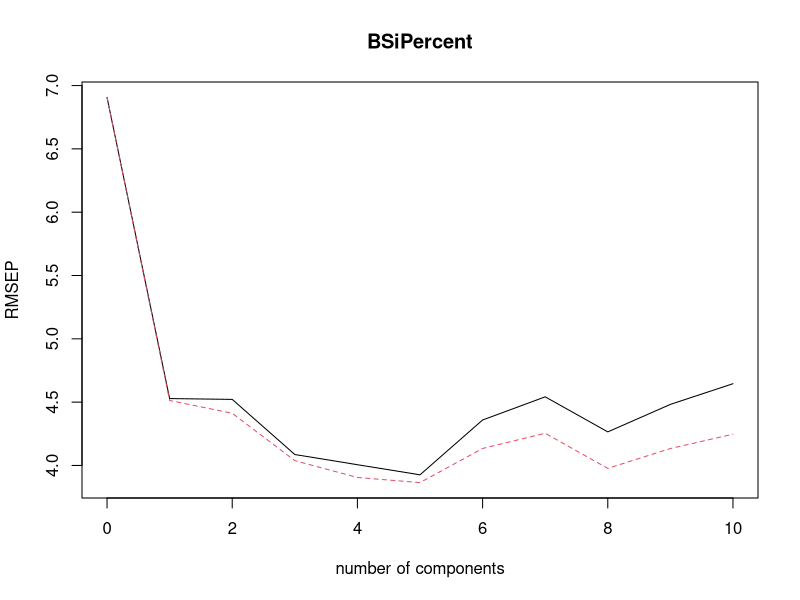
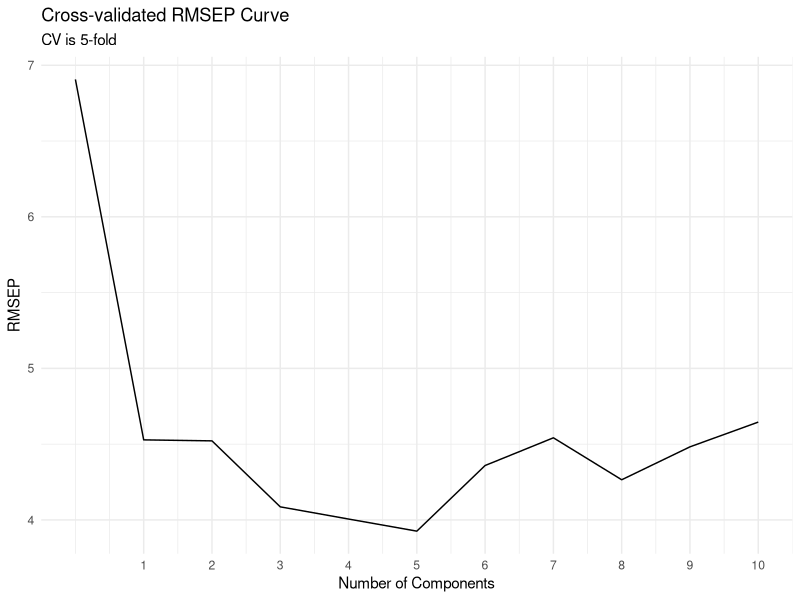

The R script that drew these images, in order: (Note: this script raises an error after producing the figures.)
library(pls)
library(tidyverse)
library(scales)


#Load in data 
data <- read.csv("dataForProofOfConceptNice.csv")
dim(data) ## 39 3698
## 39 datasets, 3697 absorbances, 1 response


### Cross-Validation is 5-fold ###
pls2 <- plsr(BSiPercent~., ncomp = 10, data=data, validation = "CV", segments = 5)
summary(pls2)

plot(RMSEP(pls2))

## save root mean squared error of prediction to object res
res2 <- RMSEP(pls2)

#Dataframe with cross validation and number of components
Five_fold_CV <- cbind.data.frame(cv = res2$val[1,,], ncomps = 0:10)

#Number of components graph 
ggplot(Five_fold_CV, aes(ncomps, cv)) +
  geom_line() +
  labs(title = "Cross-validated RMSEP Curve", 
       subtitle="CV is 5-fold",
       y = "RMSEP", 
       x = "Number of Components") +
  scale_x_continuous(breaks = c(1:10)) + 
  theme_minimal()
-------------------------------------------------------------------------------------------------------------------
## Load Opus txt file 
# reading in list of txt files and converting it to a df

## read in txt files automatically
fname <- list.files("OPUS", full.names = T)

## creates list of txt files
filelist <- lapply(fname, read.delim, header = F)

## Adding sample IDs (reference to lake core)
names(filelist) <- gsub(".*/(.*)\\..*", "\\1", fname)

# save the transformed df to a new list of df called reformattedData
reformattedData <- lapply(filelist, function(x) {
  pivot_wider(x, names_from = V1, values_from = V2)
})

# Unlist the reformattedData list into matrix
allNames <- lapply(reformattedData, names) 

# convert matrix into dataframe
allNames2 <- as.data.frame(do.call("rbind",allNames))

wavenumber <- as.numeric(as.vector(unname(t(allNames2[1,]))))


#binding the two
#cross_validated_errors <- cbind.data.frame(cv = res2$val[1,,], ncomps = 0:10)

#Data frame for different loadings 
#loadings, #first column of random opus txt file)
testdata<- cbind.data.frame(loadings_1 = pls2$loadings[,1], 
                            loadings_2= pls2$loadings[,2], 
                            loadings_3 = pls2$loadings[,3], 
                            weighted_loading_1 = pls2$loading.weights[,1], 
                            weighted_loading_2 = pls2$loading.weights[,2], 
                            weighted_loading_3 = pls2$loading.weights[,3], 
                            wavenumber = wavenumber)

#flip wavenumber axis (scales package)
#ggplot(testdata, aes(x=wavenumber,y=loadings_1)) + 
#  geom_point() +
#  geom_point(aes(x=wavenumber, y = loadings_2), color = "red") + 
#  geom_point(aes(x=wavenumber, y = loadings_3), color = "blue")

## using weighted loadings for loading plot 

#Loading plot for loading 1
ggplot(testdata, aes(x=wavenumber,y=weighted_loading_1)) + 
  geom_line () +
  geom_line (aes(x=wavenumber, y = weighted_loading_2), color = "red") + 
  geom_line (aes(x=wavenumber, y = weighted_loading_3), color = "blue") + 
  
  labs(title = "Loading Plot for Three Components",
       y = "Weighted Loading", 
       x = "Wavenumber (cm−1)") + 
  scale_x_reverse() + 
  theme_minimal()

#Loading plot for loading 1 with legend and vertical lines

vline <- c("4000", "450")               # Define positions of vline
vline <- which(testdata$wavenumber %in% vline)

ggplot(testdata, aes(x=wavenumber)) + 
  geom_line (aes(y = weighted_loading_1, colour = "1st Component")) +
  geom_line (aes(y = weighted_loading_2, color = "2nd Component")) + 
  geom_line (aes(y = weighted_loading_3, colour = "3rd Component")) + 
  
  scale_colour_manual("", 
                      breaks = c("1st Component", "2nd Component", "3rd Component"),
                      values = c("blue", "dark green", "orange")) +
  
  geom_vline(xintercept = 450) + 
  geom_vline(xintercept = 4000) +
  
  labs(y="Weighted Loadings", 
       x=expression(Wavenumber(cm^-1)), 
       title='Loading Plot for Three Components') +
  scale_x_reverse() + 
  theme_minimal()

#https://eigenvector.com/different-kinds-of-pls-weights-loadings-and-what-to-look-at/

## R = W(P’W)-1
## Answer: R is the same thing as weighted loading, so going to just use loading 

testdata$Loading_1_R = as.vector(testdata$weighted_loading_1 %*% solve(t(testdata$loadings_1 ) %*% testdata$weighted_loading_1)) 

ggplot(testdata, aes(x=wavenumber,y=loadings_1))  + geom_point() + 
  geom_point(aes(x=wavenumber,y=weighted_loading_1), color = "blue") + 
    geom_point(aes(x=wavenumber,y=Loading_1_R), color = "green")

ggplot(testdata, aes(x = wavenumber, y = Loading_1_R)) + geom_point()

png("testloadingplot.png")
print(p)
dev.off()
  
  
